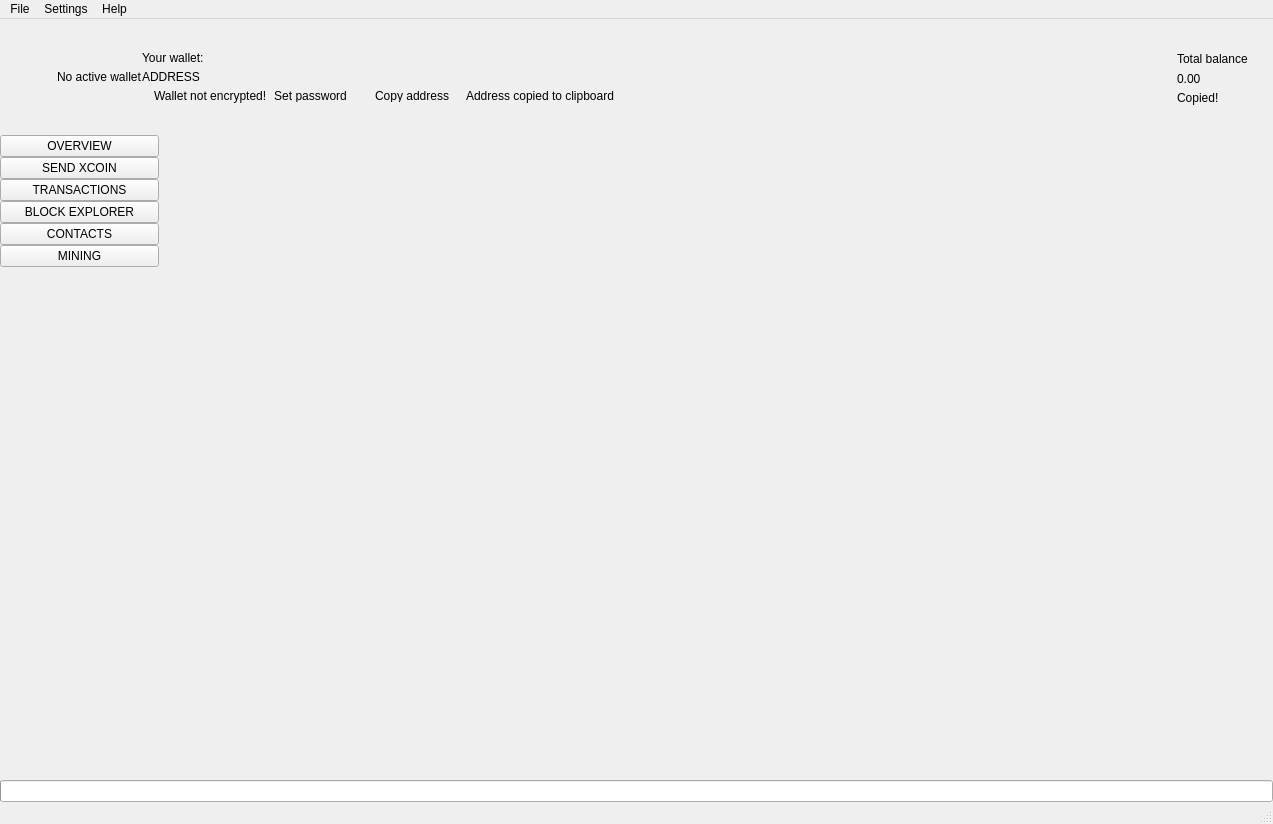
 <widget class="QMainWindow" name="MainWindow">
  <property name="geometry">
   <rect>
    <x>0</x>
    <y>0</y>
    <width>1273</width>
    <height>824</height>
   </rect>
  </property>
  <property name="sizePolicy">
   <sizepolicy hsizetype="Preferred" vsizetype="Preferred">
    <horstretch>0</horstretch>
    <verstretch>0</verstretch>
   </sizepolicy>
  </property>
  <property name="minimumSize">
   <size>
    <width>1260</width>
    <height>600</height>
   </size>
  </property>
  <property name="maximumSize">
   <size>
    <width>16777215</width>
    <height>16777215</height>
   </size>
  </property>
  <property name="windowTitle">
   <string>MainWindow</string>
  </property>
  <property name="windowIcon">
   <iconset>
    <normaloff>:/images/Xcoin</normaloff>:/images/Xcoin</iconset>
  </property>
  <widget class="QWidget" name="centralwidget">
   <layout class="QVBoxLayout" name="verticalLayout_2">
    <property name="spacing">
     <number>0</number>
    </property>
    <property name="leftMargin">
     <number>0</number>
    </property>
    <property name="topMargin">
     <number>0</number>
    </property>
    <property name="rightMargin">
     <number>0</number>
    </property>
    <property name="bottomMargin">
     <number>0</number>
    </property>
    <item>
     <widget class="QFrame" name="m_headerFrame">
      <property name="minimumSize">
       <size>
        <width>0</width>
        <height>116</height>
       </size>
      </property>
      <property name="maximumSize">
       <size>
        <width>16777215</width>
        <height>116</height>
       </size>
      </property>
      <property name="frameShape">
       <enum>QFrame::NoFrame</enum>
      </property>
      <property name="frameShadow">
       <enum>QFrame::Raised</enum>
      </property>
      <layout class="QHBoxLayout" name="horizontalLayout_3">
       <property name="spacing">
        <number>0</number>
       </property>
       <property name="leftMargin">
        <number>0</number>
       </property>
       <property name="topMargin">
        <number>0</number>
       </property>
       <property name="rightMargin">
        <number>25</number>
       </property>
       <property name="bottomMargin">
        <number>0</number>
       </property>
       <item>
        <spacer name="horizontalSpacer_2">
         <property name="orientation">
          <enum>Qt::Horizontal</enum>
         </property>
         <property name="sizeType">
          <enum>QSizePolicy::Fixed</enum>
         </property>
         <property name="sizeHint" stdset="0">
          <size>
           <width>30</width>
           <height>20</height>
          </size>
         </property>
        </spacer>
       </item>
       <item>
        <widget class="QLabel" name="m_logoLabel">
         <property name="text">
          <string/>
         </property>
        </widget>
       </item>
       <item>
        <spacer name="horizontalSpacer_5">
         <property name="orientation">
          <enum>Qt::Horizontal</enum>
         </property>
         <property name="sizeType">
          <enum>QSizePolicy::Fixed</enum>
         </property>
         <property name="sizeHint" stdset="0">
          <size>
           <width>20</width>
           <height>20</height>
          </size>
         </property>
        </spacer>
       </item>
       <item>
        <widget class="WalletGui::WalletSmallGrayTextLabel" name="m_noWalletLabel">
         <property name="text">
          <string>No active wallet</string>
         </property>
        </widget>
       </item>
       <item>
        <widget class="QFrame" name="m_walletFrame">
         <property name="frameShape">
          <enum>QFrame::NoFrame</enum>
         </property>
         <property name="frameShadow">
          <enum>QFrame::Raised</enum>
         </property>
         <layout class="QVBoxLayout" name="verticalLayout_3">
          <property name="spacing">
           <number>5</number>
          </property>
          <property name="leftMargin">
           <number>0</number>
          </property>
          <property name="topMargin">
           <number>0</number>
          </property>
          <property name="rightMargin">
           <number>0</number>
          </property>
          <property name="bottomMargin">
           <number>0</number>
          </property>
          <item>
           <spacer name="verticalSpacer_3">
            <property name="orientation">
             <enum>Qt::Vertical</enum>
            </property>
            <property name="sizeType">
             <enum>QSizePolicy::Minimum</enum>
            </property>
            <property name="sizeHint" stdset="0">
             <size>
              <width>20</width>
              <height>40</height>
             </size>
            </property>
           </spacer>
          </item>
          <item>
           <widget class="WalletGui::WalletSmallGrayTextLabel" name="m_walletLabel">
            <property name="text">
             <string>Your wallet:</string>
            </property>
            <property name="indent">
             <number>0</number>
            </property>
           </widget>
          </item>
          <item>
           <widget class="QLabel" name="m_addressLabel">
            <property name="sizePolicy">
             <sizepolicy hsizetype="Preferred" vsizetype="Preferred">
              <horstretch>0</horstretch>
              <verstretch>0</verstretch>
             </sizepolicy>
            </property>
            <property name="cursor">
             <cursorShape>PointingHandCursor</cursorShape>
            </property>
            <property name="toolTip">
             <string>Click to copy</string>
            </property>
            <property name="text">
             <string>ADDRESS</string>
            </property>
            <property name="indent">
             <number>0</number>
            </property>
           </widget>
          </item>
          <item>
           <layout class="QHBoxLayout" name="horizontalLayout_2">
            <property name="spacing">
             <number>0</number>
            </property>
            <item alignment="Qt::AlignTop">
             <widget class="QFrame" name="m_notEncryptedFrame">
              <property name="frameShape">
               <enum>QFrame::NoFrame</enum>
              </property>
              <property name="frameShadow">
               <enum>QFrame::Raised</enum>
              </property>
              <layout class="QHBoxLayout" name="horizontalLayout_4">
               <property name="spacing">
                <number>0</number>
               </property>
               <property name="leftMargin">
                <number>0</number>
               </property>
               <property name="topMargin">
                <number>0</number>
               </property>
               <property name="rightMargin">
                <number>0</number>
               </property>
               <property name="bottomMargin">
                <number>0</number>
               </property>
               <item alignment="Qt::AlignVCenter">
                <widget class="QLabel" name="m_notEncryptedIconLabel">
                 <property name="text">
                  <string/>
                 </property>
                 <property name="pixmap">
                  <pixmap resource="../../resources.qrc">:/icons/lock_open_gray</pixmap>
                 </property>
                 <property name="alignment">
                  <set>Qt::AlignLeading|Qt::AlignLeft|Qt::AlignVCenter</set>
                 </property>
                </widget>
               </item>
               <item>
                <spacer name="horizontalSpacer_11">
                 <property name="orientation">
                  <enum>Qt::Horizontal</enum>
                 </property>
                 <property name="sizeType">
                  <enum>QSizePolicy::Fixed</enum>
                 </property>
                 <property name="sizeHint" stdset="0">
                  <size>
                   <width>5</width>
                   <height>3</height>
                  </size>
                 </property>
                </spacer>
               </item>
               <item alignment="Qt::AlignVCenter">
                <widget class="WalletGui::WalletTinyGrayTextLabel" name="m_notEncryptedTextLabel">
                 <property name="text">
                  <string>Wallet not encrypted!</string>
                 </property>
                 <property name="alignment">
                  <set>Qt::AlignLeading|Qt::AlignLeft|Qt::AlignVCenter</set>
                 </property>
                </widget>
               </item>
               <item>
                <spacer name="horizontalSpacer_9">
                 <property name="orientation">
                  <enum>Qt::Horizontal</enum>
                 </property>
                 <property name="sizeType">
                  <enum>QSizePolicy::Fixed</enum>
                 </property>
                 <property name="sizeHint" stdset="0">
                  <size>
                   <width>3</width>
                   <height>3</height>
                  </size>
                 </property>
                </spacer>
               </item>
               <item alignment="Qt::AlignVCenter">
                <widget class="WalletGui::WalletTinyLinkLikeButton" name="m_encryptButton">
                 <property name="sizePolicy">
                  <sizepolicy hsizetype="Minimum" vsizetype="Minimum">
                   <horstretch>0</horstretch>
                   <verstretch>0</verstretch>
                  </sizepolicy>
                 </property>
                 <property name="minimumSize">
                  <size>
                   <width>0</width>
                   <height>3</height>
                  </size>
                 </property>
                 <property name="cursor">
                  <cursorShape>PointingHandCursor</cursorShape>
                 </property>
                 <property name="text">
                  <string>Set password</string>
                 </property>
                 <property name="flat">
                  <bool>true</bool>
                 </property>
                </widget>
               </item>
               <item>
                <spacer name="horizontalSpacer_10">
                 <property name="orientation">
                  <enum>Qt::Horizontal</enum>
                 </property>
                 <property name="sizeType">
                  <enum>QSizePolicy::Fixed</enum>
                 </property>
                 <property name="sizeHint" stdset="0">
                  <size>
                   <width>20</width>
                   <height>3</height>
                  </size>
                 </property>
                </spacer>
               </item>
              </layout>
             </widget>
            </item>
            <item alignment="Qt::AlignVCenter">
             <widget class="WalletGui::WalletTinyLinkLikeButton" name="m_copyAddressButton">
              <property name="sizePolicy">
               <sizepolicy hsizetype="Minimum" vsizetype="Minimum">
                <horstretch>0</horstretch>
                <verstretch>0</verstretch>
               </sizepolicy>
              </property>
              <property name="minimumSize">
               <size>
                <width>0</width>
                <height>3</height>
               </size>
              </property>
              <property name="cursor">
               <cursorShape>PointingHandCursor</cursorShape>
              </property>
              <property name="focusPolicy">
               <enum>Qt::NoFocus</enum>
              </property>
              <property name="autoFillBackground">
               <bool>true</bool>
              </property>
              <property name="text">
               <string>Copy address</string>
              </property>
              <property name="flat">
               <bool>true</bool>
              </property>
             </widget>
            </item>
            <item>
             <spacer name="horizontalSpacer_7">
              <property name="orientation">
               <enum>Qt::Horizontal</enum>
              </property>
              <property name="sizeType">
               <enum>QSizePolicy::Fixed</enum>
              </property>
              <property name="sizeHint" stdset="0">
               <size>
                <width>13</width>
                <height>3</height>
               </size>
              </property>
             </spacer>
            </item>
            <item alignment="Qt::AlignVCenter">
             <widget class="WalletGui::CopyMagicLabel" name="m_copyAddressLabel">
              <property name="text">
               <string>Address copied to clipboard</string>
              </property>
              <property name="alignment">
               <set>Qt::AlignLeading|Qt::AlignLeft|Qt::AlignVCenter</set>
              </property>
             </widget>
            </item>
            <item>
             <spacer name="horizontalSpacer">
              <property name="orientation">
               <enum>Qt::Horizontal</enum>
              </property>
              <property name="sizeHint" stdset="0">
               <size>
                <width>40</width>
                <height>3</height>
               </size>
              </property>
             </spacer>
            </item>
           </layout>
          </item>
          <item>
           <spacer name="verticalSpacer_2">
            <property name="orientation">
             <enum>Qt::Vertical</enum>
            </property>
            <property name="sizeType">
             <enum>QSizePolicy::Minimum</enum>
            </property>
            <property name="sizeHint" stdset="0">
             <size>
              <width>20</width>
              <height>40</height>
             </size>
            </property>
           </spacer>
          </item>
         </layout>
        </widget>
       </item>
       <item>
        <spacer name="horizontalSpacer_3">
         <property name="orientation">
          <enum>Qt::Horizontal</enum>
         </property>
         <property name="sizeType">
          <enum>QSizePolicy::Expanding</enum>
         </property>
         <property name="sizeHint" stdset="0">
          <size>
           <width>34</width>
           <height>20</height>
          </size>
         </property>
        </spacer>
       </item>
       <item>
        <spacer name="horizontalSpacer_8">
         <property name="orientation">
          <enum>Qt::Horizontal</enum>
         </property>
         <property name="sizeType">
          <enum>QSizePolicy::Fixed</enum>
         </property>
         <property name="sizeHint" stdset="0">
          <size>
           <width>34</width>
           <height>20</height>
          </size>
         </property>
        </spacer>
       </item>
       <item alignment="Qt::AlignRight|Qt::AlignVCenter">
        <widget class="QFrame" name="m_balanceFrame">
         <layout class="QGridLayout" name="gridLayout">
          <property name="leftMargin">
           <number>0</number>
          </property>
          <property name="topMargin">
           <number>30</number>
          </property>
          <property name="rightMargin">
           <number>0</number>
          </property>
          <property name="bottomMargin">
           <number>0</number>
          </property>
          <property name="verticalSpacing">
           <number>3</number>
          </property>
          <item row="0" column="2">
           <layout class="QVBoxLayout" name="verticalLayout_4">
            <item>
             <widget class="QLabel" name="m_balanceTextLabel">
              <property name="text">
               <string>Total balance</string>
              </property>
             </widget>
            </item>
            <item>
             <widget class="QLabel" name="m_balanceLabel">
              <property name="cursor">
               <cursorShape>PointingHandCursor</cursorShape>
              </property>
              <property name="toolTip">
               <string>Click to copy</string>
              </property>
              <property name="text">
               <string>0.00</string>
              </property>
             </widget>
            </item>
           </layout>
          </item>
          <item row="1" column="2">
           <widget class="WalletGui::CopyMagicLabel" name="m_balanceCopyLabel">
            <property name="text">
             <string>Copied!</string>
            </property>
           </widget>
          </item>
          <item row="0" column="1">
           <spacer name="horizontalSpacer_6">
            <property name="orientation">
             <enum>Qt::Horizontal</enum>
            </property>
            <property name="sizeType">
             <enum>QSizePolicy::Fixed</enum>
            </property>
            <property name="sizeHint" stdset="0">
             <size>
              <width>2</width>
              <height>39</height>
             </size>
            </property>
           </spacer>
          </item>
          <item row="2" column="2">
           <spacer name="verticalSpacer_5">
            <property name="orientation">
             <enum>Qt::Vertical</enum>
            </property>
            <property name="sizeType">
             <enum>QSizePolicy::Expanding</enum>
            </property>
            <property name="sizeHint" stdset="0">
             <size>
              <width>20</width>
              <height>50</height>
             </size>
            </property>
           </spacer>
          </item>
          <item row="0" column="0">
           <widget class="QLabel" name="m_balanceIconLabel">
            <property name="text">
             <string/>
            </property>
            <property name="pixmap">
             <pixmap resource="../../resources.qrc">:/icons/total_balance</pixmap>
            </property>
           </widget>
          </item>
         </layout>
        </widget>
       </item>
      </layout>
     </widget>
    </item>
    <item>
     <layout class="QHBoxLayout" name="horizontalLayout" stretch="0,0,0,0,0,0,0,0">
      <property name="spacing">
       <number>0</number>
      </property>
      <item>
       <widget class="QFrame" name="m_toolFrame">
        <property name="frameShape">
         <enum>QFrame::NoFrame</enum>
        </property>
        <property name="frameShadow">
         <enum>QFrame::Plain</enum>
        </property>
        <property name="lineWidth">
         <number>0</number>
        </property>
        <layout class="QVBoxLayout" name="verticalLayout">
         <property name="spacing">
          <number>0</number>
         </property>
         <property name="leftMargin">
          <number>0</number>
         </property>
         <property name="topMargin">
          <number>0</number>
         </property>
         <property name="rightMargin">
          <number>0</number>
         </property>
         <property name="bottomMargin">
          <number>0</number>
         </property>
         <item>
          <widget class="QPushButton" name="m_overviewButton">
           <property name="sizePolicy">
            <sizepolicy hsizetype="Minimum" vsizetype="Fixed">
             <horstretch>0</horstretch>
             <verstretch>0</verstretch>
            </sizepolicy>
           </property>
           <property name="focusPolicy">
            <enum>Qt::NoFocus</enum>
           </property>
           <property name="text">
            <string>OVERVIEW</string>
           </property>
           <property name="checkable">
            <bool>true</bool>
           </property>
           <attribute name="buttonGroup">
            <string notr="true">m_toolButtonGroup</string>
           </attribute>
          </widget>
         </item>
         <item>
          <widget class="QPushButton" name="m_sendButton">
           <property name="sizePolicy">
            <sizepolicy hsizetype="Minimum" vsizetype="Fixed">
             <horstretch>0</horstretch>
             <verstretch>0</verstretch>
            </sizepolicy>
           </property>
           <property name="focusPolicy">
            <enum>Qt::NoFocus</enum>
           </property>
           <property name="text">
            <string>SEND XCOIN</string>
           </property>
           <property name="checkable">
            <bool>true</bool>
           </property>
           <attribute name="buttonGroup">
            <string notr="true">m_toolButtonGroup</string>
           </attribute>
          </widget>
         </item>
         <item>
          <widget class="QPushButton" name="m_transactionsButton">
           <property name="sizePolicy">
            <sizepolicy hsizetype="Minimum" vsizetype="Fixed">
             <horstretch>0</horstretch>
             <verstretch>0</verstretch>
            </sizepolicy>
           </property>
           <property name="focusPolicy">
            <enum>Qt::NoFocus</enum>
           </property>
           <property name="text">
            <string>TRANSACTIONS</string>
           </property>
           <property name="checkable">
            <bool>true</bool>
           </property>
           <attribute name="buttonGroup">
            <string notr="true">m_toolButtonGroup</string>
           </attribute>
          </widget>
         </item>
         <item>
          <widget class="QPushButton" name="m_blockExplorerButton">
           <property name="focusPolicy">
            <enum>Qt::NoFocus</enum>
           </property>
           <property name="text">
            <string>BLOCK EXPLORER</string>
           </property>
           <property name="checkable">
            <bool>true</bool>
           </property>
           <attribute name="buttonGroup">
            <string notr="true">m_toolButtonGroup</string>
           </attribute>
          </widget>
         </item>
         <item>
          <widget class="QPushButton" name="m_addressBookButton">
           <property name="sizePolicy">
            <sizepolicy hsizetype="Minimum" vsizetype="Fixed">
             <horstretch>0</horstretch>
             <verstretch>0</verstretch>
            </sizepolicy>
           </property>
           <property name="focusPolicy">
            <enum>Qt::NoFocus</enum>
           </property>
           <property name="text">
            <string>CONTACTS</string>
           </property>
           <property name="checkable">
            <bool>true</bool>
           </property>
           <attribute name="buttonGroup">
            <string notr="true">m_toolButtonGroup</string>
           </attribute>
          </widget>
         </item>
         <item>
          <widget class="QPushButton" name="m_miningButton">
           <property name="focusPolicy">
            <enum>Qt::NoFocus</enum>
           </property>
           <property name="text">
            <string>MINING</string>
           </property>
           <property name="checkable">
            <bool>true</bool>
           </property>
           <attribute name="buttonGroup">
            <string notr="true">m_toolButtonGroup</string>
           </attribute>
          </widget>
         </item>
         <item>
          <spacer name="verticalSpacer">
           <property name="orientation">
            <enum>Qt::Vertical</enum>
           </property>
           <property name="sizeHint" stdset="0">
            <size>
             <width>20</width>
             <height>40</height>
            </size>
           </property>
          </spacer>
         </item>
        </layout>
       </widget>
      </item>
      <item>
       <widget class="WalletGui::OverviewFrame" name="m_overviewFrame">
        <property name="frameShape">
         <enum>QFrame::NoFrame</enum>
        </property>
        <property name="frameShadow">
         <enum>QFrame::Raised</enum>
        </property>
       </widget>
      </item>
      <item>
       <widget class="WalletGui::SendFrame" name="m_sendFrame">
        <property name="frameShape">
         <enum>QFrame::NoFrame</enum>
        </property>
        <property name="frameShadow">
         <enum>QFrame::Raised</enum>
        </property>
       </widget>
      </item>
      <item>
       <widget class="WalletGui::TransactionsFrame" name="m_transactionsFrame">
        <property name="frameShape">
         <enum>QFrame::NoFrame</enum>
        </property>
        <property name="frameShadow">
         <enum>QFrame::Raised</enum>
        </property>
       </widget>
      </item>
      <item>
       <widget class="WalletGui::AddressBookFrame" name="m_addressBookFrame">
        <property name="frameShape">
         <enum>QFrame::NoFrame</enum>
        </property>
        <property name="frameShadow">
         <enum>QFrame::Raised</enum>
        </property>
       </widget>
      </item>
      <item>
       <widget class="WalletGui::NoWalletFrame" name="m_noWalletFrame">
        <property name="frameShape">
         <enum>QFrame::NoFrame</enum>
        </property>
        <property name="frameShadow">
         <enum>QFrame::Raised</enum>
        </property>
       </widget>
      </item>
      <item>
       <widget class="WalletGui::BlockExplorerFrame" name="m_blockExplorerFrame">
        <property name="frameShape">
         <enum>QFrame::NoFrame</enum>
        </property>
        <property name="frameShadow">
         <enum>QFrame::Raised</enum>
        </property>
       </widget>
      </item>
      <item>
       <widget class="WalletGui::MiningFrame" name="m_miningFrame">
        <property name="frameShape">
         <enum>QFrame::NoFrame</enum>
        </property>
        <property name="frameShadow">
         <enum>QFrame::Raised</enum>
        </property>
       </widget>
      </item>
     </layout>
    </item>
    <item>
     <widget class="QProgressBar" name="m_syncProgress">
      <property name="maximum">
       <number>100</number>
      </property>
      <property name="value">
       <number>0</number>
      </property>
      <property name="textVisible">
       <bool>false</bool>
      </property>
     </widget>
    </item>
   </layout>
  </widget>
  <widget class="QMenuBar" name="menubar">
   <property name="geometry">
    <rect>
     <x>0</x>
     <y>0</y>
     <width>1273</width>
     <height>21</height>
    </rect>
   </property>
   <widget class="QMenu" name="menuFile">
    <property name="title">
     <string>File</string>
    </property>
    <addaction name="m_createWalletAction"/>
    <addaction name="m_openWalletAction"/>
    <addaction name="m_recentWalletsAction"/>
    <addaction name="m_backupWalletAction"/>
    <addaction name="m_saveKeysAction"/>
    <addaction name="m_resetAction"/>
    <addaction name="m_importKeyAction"/>
    <addaction name="m_exportKeyAction"/>
    <addaction name="m_exportTrackingKeyAction"/>
    <addaction name="m_exitAction"/>
   </widget>
   <widget class="QMenu" name="menuSettings">
    <property name="title">
     <string>Settings</string>
    </property>
    <widget class="QMenu" name="menuThemes">
     <property name="title">
      <string>Themes</string>
     </property>
    </widget>
    <addaction name="m_encryptWalletAction"/>
    <addaction name="m_changePasswordAction"/>
    <addaction name="separator"/>
    <addaction name="m_autostartAction"/>
    <addaction name="m_minimizeToTrayAction"/>
    <addaction name="m_closeToTrayAction"/>
    <addaction name="separator"/>
    <addaction name="m_preferencesAction"/>
    <addaction name="menuThemes"/>
   </widget>
   <widget class="QMenu" name="menuHelp">
    <property name="title">
     <string>Help</string>
    </property>
    <addaction name="m_communityForumAction"/>
    <addaction name="m_reportIssueAction"/>
    <addaction name="m_aboutXcoinAction"/>
    <addaction name="m_aboutQtAction"/>
   </widget>
   <addaction name="menuFile"/>
   <addaction name="menuSettings"/>
   <addaction name="menuHelp"/>
  </widget>
  <widget class="WalletGui::WalletStatusBar" name="statusBar"/>
  <action name="m_exitAction">
   <property name="checkable">
    <bool>false</bool>
   </property>
   <property name="enabled">
    <bool>true</bool>
   </property>
   <property name="text">
    <string>Exit</string>
   </property>
   <property name="shortcut">
    <string>Ctrl+Q</string>
   </property>
  </action>
  <action name="m_createWalletAction">
   <property name="enabled">
    <bool>true</bool>
   </property>
   <property name="text">
    <string>Create wallet</string>
   </property>
  </action>
  <action name="m_openWalletAction">
   <property name="enabled">
    <bool>true</bool>
   </property>
   <property name="text">
    <string>Open wallet</string>
   </property>
  </action>
  <action name="m_encryptWalletAction">
   <property name="enabled">
    <bool>true</bool>
   </property>
   <property name="text">
    <string>Encrypt wallet</string>
   </property>
  </action>
  <action name="m_changePasswordAction">
   <property name="enabled">
    <bool>true</bool>
   </property>
   <property name="text">
    <string>Change password</string>
   </property>
   <property name="toolTip">
    <string>Change password</string>
   </property>
  </action>
  <action name="m_aboutXcoinAction">
   <property name="enabled">
    <bool>true</bool>
   </property>
   <property name="text">
    <string>About Xcoin</string>
   </property>
  </action>
  <action name="m_aboutQtAction">
   <property name="enabled">
    <bool>true</bool>
   </property>
   <property name="text">
    <string>About Qt</string>
   </property>
  </action>
  <action name="m_backupWalletAction">
   <property name="enabled">
    <bool>true</bool>
   </property>
   <property name="text">
    <string>Backup wallet</string>
   </property>
  </action>
  <action name="m_autostartAction">
   <property name="checkable">
    <bool>true</bool>
   </property>
   <property name="text">
    <string>Start on system login</string>
   </property>
  </action>
  <action name="m_minimizeToTrayAction">
   <property name="checkable">
    <bool>true</bool>
   </property>
   <property name="text">
    <string>Minimize to tray</string>
   </property>
  </action>
  <action name="m_closeToTrayAction">
   <property name="checkable">
    <bool>true</bool>
   </property>
   <property name="text">
    <string>Close to tray</string>
   </property>
  </action>
  <action name="m_preferencesAction">
   <property name="text">
    <string>Preferences</string>
   </property>
  </action>
  <action name="m_recentWalletsAction">
   <property name="text">
    <string>Recent wallets</string>
   </property>
  </action>
  <action name="m_exportTrackingKeyAction">
   <property name="text">
    <string>Export tracking key</string>
   </property>
   <property name="toolTip">
    <string>Export tracking key</string>
   </property>
  </action>
  <action name="m_importKeyAction">
   <property name="text">
    <string>Import key</string>
   </property>
   <property name="toolTip">
    <string>Import key</string>
   </property>
  </action>
  <action name="m_resetAction">
   <property name="text">
    <string>Reset wallet</string>
   </property>
  </action>
  <action name="m_saveKeysAction">
   <property name="text">
    <string>Save wallet keys</string>
   </property>
  </action>
  <action name="m_exportKeyAction">
   <property name="text">
    <string>Export key</string>
   </property>
   <property name="toolTip">
    <string>Export key</string>
   </property>
  </action>
 </widget>
